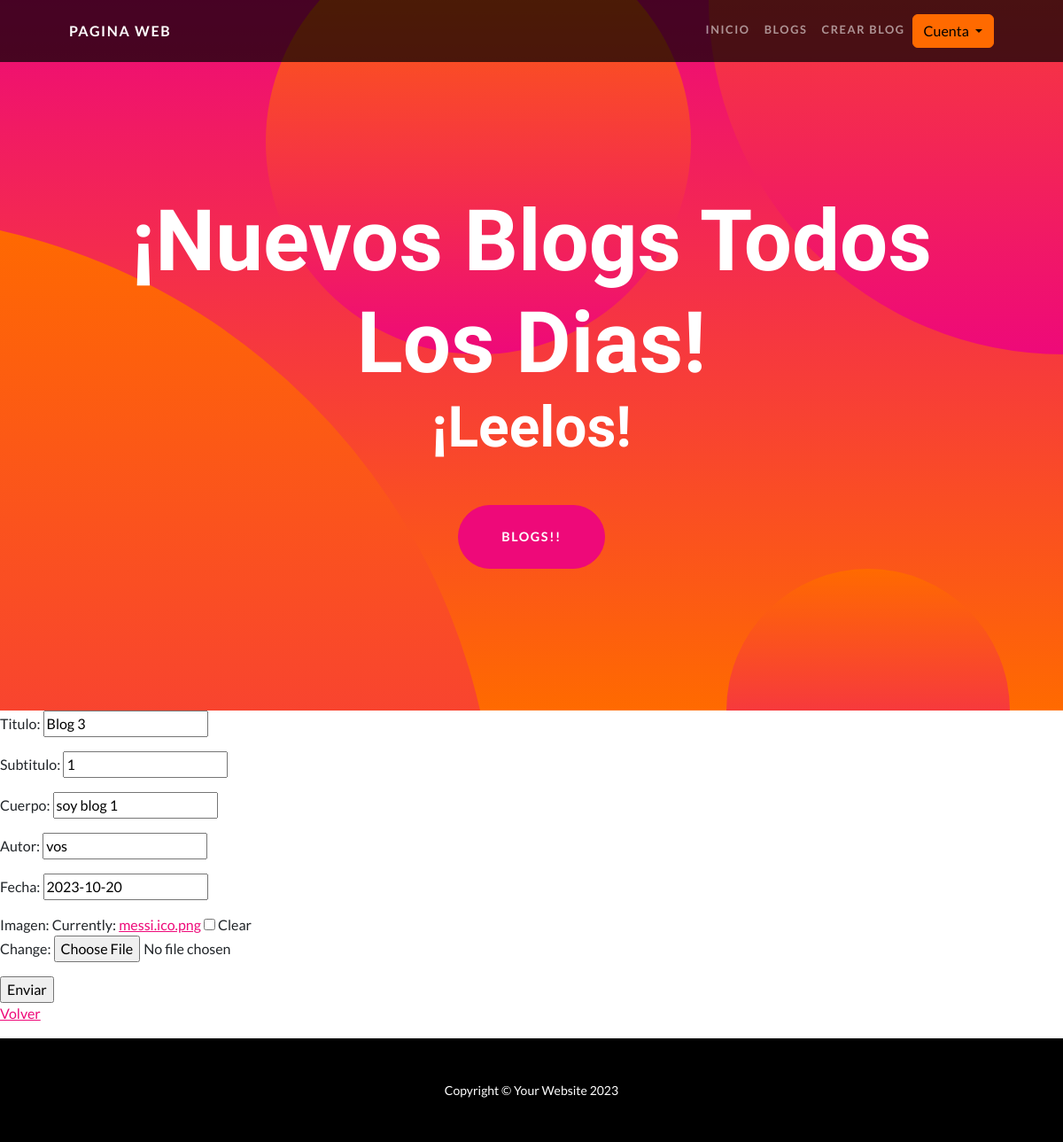
The app's page /blogs/editar/1/ with its own data.
### App/models.py (models this page shows)
class Blog(models.Model):
    titulo = models.CharField(max_length=20)
    subtitulo = models.CharField(max_length=200)
    cuerpo = models.CharField(max_length=200)
    autor = models.CharField(max_length=200)
    fecha = models.DateField(blank=True, null=True,)
    imagen = models.ImageField(upload_to="Blog_imagen/", blank=True)

### App/views.py (the view)
# urls.py: path("blogs/editar/<int:pk>/", BlogUpdate.as_view(), name="Edit"),
class BlogUpdate(UpdateView):
      model = Blog
      template_name = "App/blogs_edit.html"
      success_url = reverse_lazy("List")
      fields = ['titulo', 'subtitulo', 'cuerpo', 'autor', 'fecha', 'imagen']

### App/context_processors.py (called while the page is built, shortened)
def custom_user(request):
    context = auth(request)
    user = context["user"]
    return context

### App/templates/App/blogs_edit.html (shortened to what this page needs)
{% extends "App/padre.html" %}
{% load static %}
{% block section1 %}
<form method="POST">
    {{ form.as_p }}
    <input type="submit" value="Enviar">
<p>
        <a href="{% url 'List' %}">Volver</a>
</p>
</form>
{% endblock %}

### records on screen
Blog: titulo "Blog 3", subtitulo "1", cuerpo "soy blog 1", autor "vos", fecha "2023-10-20"
